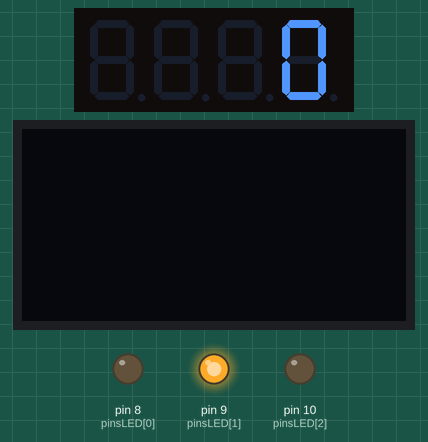
Recording of a sketch running on a simulated Arduino Uno, built with avr-gcc and run on an emulated ATmega328P. On the bench: 4-digit seven-segment display, 128×64 one-colour display, output pins drawn as LEDs (lit = HIGH). Random numbers use the default seed unless the sketch sets one.

Above: at 0.17 s.
At 4.88 s:
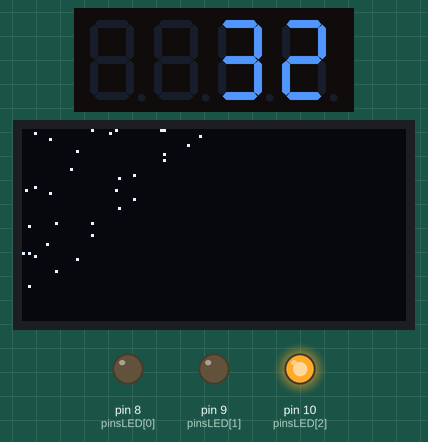
At 9.6 s:
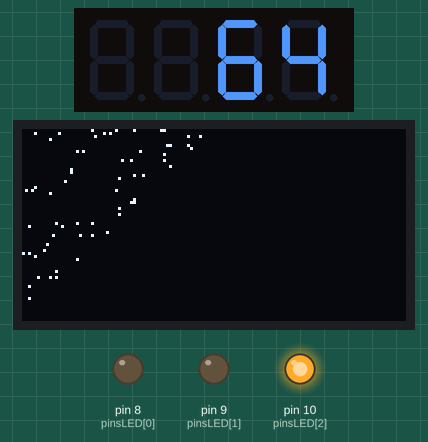
At 19.92 s:
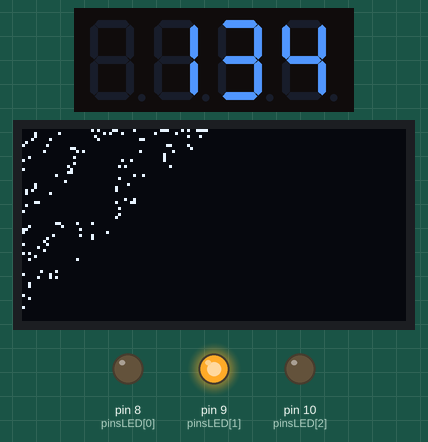
At 29.79 s:
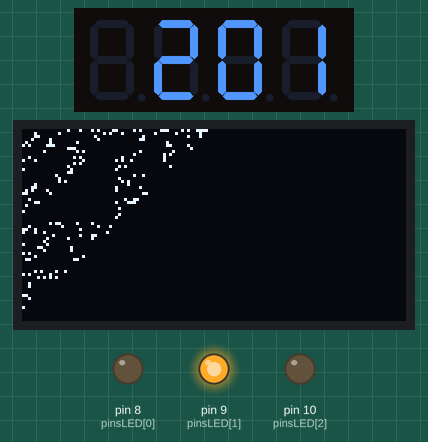
At 39.81 s:
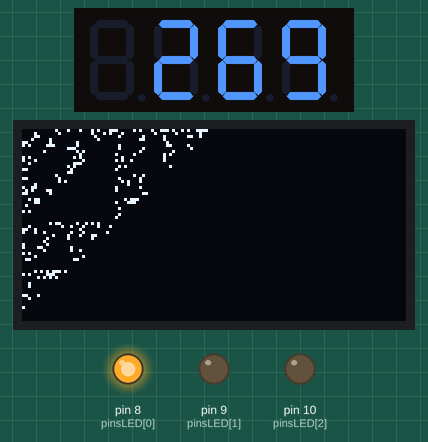
Timing chart, 0 to 40.0 s (numbered marks = the images above):
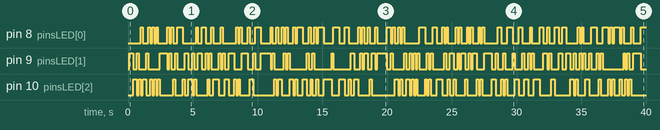

The sketch:

Day_25_-_Sirepinski.ino
```cpp
#include <Arduino.h>
#include <U8g2lib.h>
#include <TM1637Display.h>

const byte CLK = 5, DIO = 4, pinsLED[] = {8, 9, 10};

U8G2_SH1106_128X64_NONAME_F_HW_I2C u8g2(U8G2_R0, /* reset=*/U8X8_PIN_NONE);
TM1637Display display(CLK, DIO);

                   //0b0GFEDCBA, 0b0GFEDCBA, 0b0GFEDCBA, 0b0GFEDCBA
const byte dOnE[] = {0b01011110, 0b00111111, 0b01010100, 0b01111001};

const int H = 63, W = 127,
pointX[] = {0, H, 0},
pointY[] = {0, 0, H};

void setup() {
  display.setBrightness(0x0f);
  display.clear();

  u8g2.begin();
  u8g2.clear();

  for (int i = 0; i < 3; i++) {
    pinMode(pinsLED[i], OUTPUT);
  }
}

void loop() {
  int X = pointX[0], Y = pointY[0];

  u8g2.firstPage();    //clear LCD and prepare for data
  for (int count=0; count < 2500; count++) {
    do {
      int I = random(0, 3);

      X = .5 * (X + pointX[I]);
      Y = .5 * (Y + pointY[I]);

      drawByte(X, Y);
      display.showNumberDec(count);
      showPointLED(I);
      delay(100);
    } while( u8g2.nextPage() );
  }
  clearLED();
  display.setSegments(dOnE);
  while(1);
}

void drawByte(int xpos, int ypos) {
  u8g2.setDrawColor(4);
  u8g2.drawPixel(xpos, ypos);
}
void showPointLED(int I) {
  clearLED();
  digitalWrite(pinsLED[I], HIGH);
}
void clearLED() {
  for (int i = 0; i < 3; i++) {
    digitalWrite(pinsLED[i], LOW);
  }
}
```

Measured:
- by itself, pin 8 (pinsLED[0]): LOW → HIGH at 0.98 s, → LOW 0.15 s later, → HIGH 0.44 s later, → LOW 0.15 s later, … (121 changes in this stretch)
- by itself, pin 9 (pinsLED[1]): LOW → HIGH at 0.10 s, → LOW 0.29 s later, → HIGH 0.29 s later, → LOW 0.15 s later, … (122 changes in this stretch)
- by itself, pin 10 (pinsLED[2]): LOW → HIGH at 0.39 s, → LOW 0.29 s later, → HIGH 0.15 s later, → LOW 0.15 s later, … (114 changes in this stretch)
